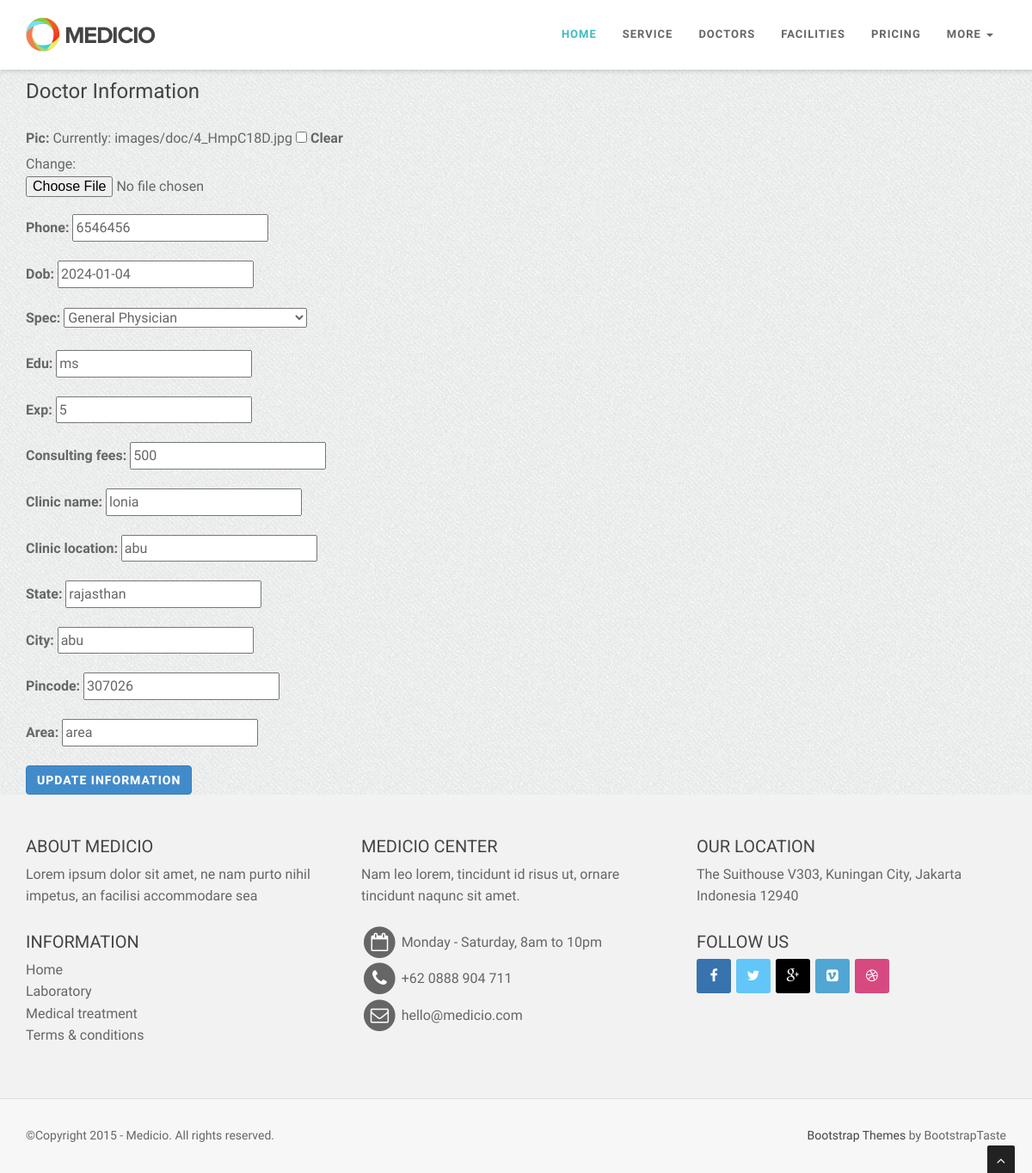
The app's page /draccount/ (signed in) with its own data.
### doctor/models.py (models this page shows, shortened)
class Doctor(models.Model):
    user = models.ForeignKey(User, on_delete=models.DO_NOTHING, null=True, blank=True)
    pic = models.ImageField(upload_to='images/doc', blank=True, null=True)
    phone = models.IntegerField(blank=True, null=True)
    number_verified = models.BooleanField(default=False)
    dob = models.DateField(blank=True, null=True)
    spec = models.ForeignKey(Specilization, on_delete=models.DO_NOTHING, null=True, blank=True)
    edu = models.CharField(max_length=40)
    exp = models.IntegerField()
    consulting_fees = models.IntegerField()
    clinic_name = models.CharField(max_length=200, blank=True, null=True)
    clinic_location = models.CharField(max_length=200, blank=True, null=True)
    state = models.CharField(max_length=200, blank=True, null=True)
    city = models.CharField(max_length=200, blank=True, null=True)
    pincode = models.IntegerField(blank=True, null=True)
    area = models.CharField(max_length=200, blank=True, null=True)

### doctor/views.py (the view)
# urls.py: path('draccount/', drAccount, name='drAccount'),
@login_required
def drAccount(request):
    try:
        user_obj = User.objects.get(username=request.user)
        doctor_profile = Doctor.objects.get(user=user_obj.id)
    except Doctor.DoesNotExist:
        doctor_profile = Doctor(user=user_obj)
    if request.method == 'POST':
        form = DoctorProfileForm(request.POST, request.FILES, instance=doctor_profile)
        if form.is_valid():
            form.save()
            return redirect('home')
    else:
        form = DoctorProfileForm(instance=doctor_profile)
    context = {
        'form': form,
    }
    return render(request, 'doctor/account.html', context)

### doctor/forms.py
class DoctorProfileForm(forms.ModelForm):
    class Meta:
        model = Doctor
        exclude = ['user','number_verified']

### doctor/models.py (called while the page is built)
    def __str__(self):
        return self.specs

### doctor/templates/doctor/account.html (shortened to what this page needs)
{% extends 'main.html' %}
{% load static %}
{% block content %}
<div class="container">
    <h1>k</h1>
    <br>
    <div class="row mt-5">
        <div class="col-md-12">
            <div class="card">
                <div class="card-body">
                    <h5 class="card-title">Doctor Information</h5>
                    <form method="post" action="" enctype="multipart/form-data">
                        {{ form.as_p }}
                        <button type="submit" class="btn btn-primary">Update Information</button>
                    </form>
                </div>
            </div>
        </div>
    </div>
</div>
{% endblock content %}

### templates/main.html (shortened to what this page needs)
{% load static %}
<!DOCTYPE html>
<html lang="en">
<head>
    <link href="{% static 'css/bootstrap.min.css'%}" rel="stylesheet" type="text/css">
    <link href="{% static 'font-awesome/css/font-awesome.min.css'%}" rel="stylesheet" type="text/css" />
	<link rel="stylesheet" type="text/css" href="{% static 'plugins/cubeportfolio/css/cubeportfolio.min.css'%}">
	<link href="{% static 'css/nivo-lightbox.css'%}" rel="stylesheet" />
	<link href="{% static 'css/nivo-lightbox-theme/default/default.css'%}" rel="stylesheet" type="text/css" />
	<link href="{% static 'css/owl.carousel.css'%}" rel="stylesheet" media="screen" />
    <link href="{% static 'css/owl.theme.css'%}" rel="stylesheet" media="screen" />
	<link href="{% static 'css/animate.css'%}" rel="stylesheet" />
    <link href="{% static 'css/style.css'%}" rel="stylesheet">
	<link id="bodybg" href="{% static 'bodybg/bg1.css'%}" rel="stylesheet" type="text/css" />
	<link id="t-colors" href="{% static 'color/default.css'%}" rel="stylesheet">
</head>
<body id="page-top" data-spy="scroll" data-target=".navbar-custom">
<div id="wrapper">
	<section>
		<nav class="navbar navbar-custom navbar-fixed-top" role="navigation">
        <div class="container navigation">
            <div class="navbar-header page-scroll">
                <a class="navbar-brand" href="index.html">
                    <img src="{% static 'img/logo.png'%}" alt="" width="150" height="40" />
                </a>
            </div>
            <div class="collapse navbar-collapse navbar-right navbar-main-collapse">
			  <ul class="nav navbar-nav">
				<li class="active"><a href="#intro">Home</a></li>
				<li><a href="#service">Service</a></li>
				<li><a href="#doctor">Doctors</a></li>
				<li><a href="#facilities">Facilities</a></li>
				<li><a href="#pricing">Pricing</a></li>
				<li class="dropdown">
				  <a href="#" class="dropdown-toggle" data-toggle="dropdown">More <b class="caret"></b></a>
				</li>
			  </ul>
            </div>
        </div>
    	</nav>
	</section>
    <section>
		{% block content %}
		{% endblock content %}
	</section>
	<footer>
		<div class="container">
			<div class="row">
				<div class="col-sm-6 col-md-4">
					<div class="wow fadeInDown" data-wow-delay="0.1s">
					<div class="widget">
						<h5>About Medicio</h5>
						<p>
						Lorem ipsum dolor sit amet, ne nam purto nihil impetus, an facilisi accommodare sea
						</p>
					</div>
					</div>
					<div class="wow fadeInDown" data-wow-delay="0.1s">
					<div class="widget">
						<h5>Information</h5>
						<ul>
							<li><a href="#">Home</a></li>
							<li><a href="#">Laboratory</a></li>
							<li><a href="#">Medical treatment</a></li>
							<li><a href="#">Terms & conditions</a></li>
						</ul>
					</div>
					</div>
				</div>
				<div class="col-sm-6 col-md-4">
					<div class="wow fadeInDown" data-wow-delay="0.1s">
					<div class="widget">
						<h5>Medicio center</h5>
						<p>
						Nam leo lorem, tincidunt id risus ut, ornare tincidunt naqunc sit amet.
						</p>
						<ul>
							<li>
								<span class="fa-stack fa-lg">
									<i class="fa fa-circle fa-stack-2x"></i>
									<i class="fa fa-calendar-o fa-stack-1x fa-inverse"></i>
								</span> Monday - Saturday, 8am to 10pm
							</li>
							<li>
								<span class="fa-stack fa-lg">
									<i class="fa fa-circle fa-stack-2x"></i>
									<i class="fa fa-phone fa-stack-1x fa-inverse"></i>
								</span> +62 0888 904 711
							</li>
							<li>
								<span class="fa-stack fa-lg">
									<i class="fa fa-circle fa-stack-2x"></i>
									<i class="fa fa-envelope-o fa-stack-1x fa-inverse"></i>
								</span> hello@medicio.com
							</li>
						</ul>
					</div>
					</div>
				</div>
				<div class="col-sm-6 col-md-4">
					<div class="wow fadeInDown" data-wow-delay="0.1s">
					<div class="widget">
						<h5>Our location</h5>
						<p>The Suithouse V303, Kuningan City, Jakarta Indonesia 12940</p>
					</div>
					</div>
					<div class="wow fadeInDown" data-wow-delay="0.1s">
					<div class="widget">
						<h5>Follow us</h5>
						<ul class="company-social">
								<li class="social-facebook"><a href="#"><i class="fa fa-facebook"></i></a></li>
								<li class="social-twitter"><a href="#"><i class="fa fa-twitter"></i></a></li>
								<li class="social-google"><a href="#"><i class="fa fa-google-plus"></i></a></li>
								<li class="social-vimeo"><a href="#"><i class="fa fa-vimeo-square"></i></a></li>
								<li class="social-dribble"><a href="#"><i class="fa fa-dribbble"></i></a></li>
						</ul>
					</div>
					</div>
				</div>
			</div>
		</div>
		<div class="sub-footer">
		<div class="container">
			<div class="row">
				<div class="col-sm-6 col-md-6 col-lg-6">
					<div class="wow fadeInLeft" data-wow-delay="0.1s">
					<div class="text-left">
					<p>&copy;Copyright 2015 - Medicio. All rights reserved.</p>
					</div>
					</div>
				</div>
				<div class="col-sm-6 col-md-6 col-lg-6">
					<div class="wow fadeInRight" data-wow-delay="0.1s">
					<div class="text-right">
						<p><a href="http://bootstraptaste.com/">Bootstrap Themes</a> by BootstrapTaste</p>
					</div>
					</div>
				</div>
			</div>
		</div>
		</div>
	</footer>
</div>
<a href="#" class="scrollup"><i class="fa fa-angle-up active"></i></a>
</body>
</html>

### static/css/style.css (style rules this page uses)
body { width: 100%; height: 100%; font-family: 'Open Sans', sans-serif; font-weight: 300; color: #666; background-color: #ddd; font-size: 16px; line-height: 1.6em; }
html { width: 100%; height: 100%; }
label, input, button, select, textarea { font-family: 'Open Sans', sans-serif; font-size: inherit; line-height: inherit; }
h1 { font-size: 38px; }
h5 { font-size: 24px; }
h1, h2, h3, h4, h5, h6 { margin: 0 0 30px; font-family: 'Roboto', sans-serif; font-weight: 400; color: #444; line-height: 1em; }
p { margin: 0 0 20px; }
a { color: #666; -webkit-transition: all .2s ease-in-out; -moz-transition: all .2s ease-in-out; transition: all .2s ease-in-out; }
.navbar-brand { padding-top: 15px; margin-top: 5px; padding-bottom: 0; }
.navbar.navbar-custom { width: inherit; margin: 0 auto; padding-bottom:0; box-shadow: 0 0 3px rgba(0,0,0,0.12); box-shadow: 0 1px 6px rgba(0,0,0,.2); -webkit-box-shadow: 0 1px 6px rgba(0,0,0,.2); -moz-box-shadow: 0 1px 6px rgba(0,0,0,.2); -o-box-shadow: 0 1px 6px rgba(0,0,0,.2); }
.navbar.navbar-custom .navigation { padding-bottom: 15px; }
.navbar { margin-bottom: 0; border-bottom: 1px solid rgba(255,255,255,.3); }
.navbar-brand { font-weight: 700; }
.navbar.navbar-custom.navbar-fixed-top { background: #fff; }
.navbar.navbar-custom { padding-top: 0; }
.navbar.navbar-custom ul.nav.navbar-nav { margin-top: 15px; -webkit-transition: all .4s ease-in-out; -moz-transition: all .4s ease-in-out; transition: all .4s ease-in-out; }
.navbar-custom ul.nav li a { font-size: 13px; letter-spacing: 1px; color: #666; text-transform: uppercase; font-weight: 700; background: transparent; }
.navbar-custom.navbar-fixed-top .nav li a:hover, .navbar-custom.navbar-fixed-top .nav li a:focus, .navbar-custom.navbar-fixed-top .nav li.active a, .navbar-custom.navbar-fixed-top .nav li.active { outline: 0; background: none; }
.company-social { margin-left: 0; padding-left: 0; margin-top: 10px; }
.company-social { text-align: left; list-style: none; }
.company-social li { margin:0; padding:0; display: inline-block; }
.company-social a { margin:0 2px 0 0; }
.company-social a i { width: 40px; height: 40px; line-height: 40px; text-align: center; color: #fff; -webkit-transition: background .3s ease-in-out; transition: background .3s ease-in-out; text-align: center; border-radius: 3px; padding:0; }
.company-social .social-facebook a i { background: #3873ae; }
.company-social .social-twitter a i { background: #62c6f8; }
.company-social .social-dribble a i { background: #d74980; }
.company-social .social-google a i { background: #000; }
.company-social .social-vimeo a i { background: #51a6d3; }
.widget ul { list-style: none; margin-left:0; padding-left:0; }
footer { background-color: #f2f2f2; }
footer { padding: 50px 0 0; }
footer .widget { margin-bottom: 30px; }
footer .widget h5 { font-size: 20px; margin-bottom: 10px; text-transform: uppercase; }
.sub-footer { margin-top: 30px; background-color: #f7f7f7; border-top: 1px solid #ddd; padding: 30px 0 10px; }
.sub-footer a { color: #444; }
footer .sub-footer p { font-size: 14px; }
.scrollup { position:fixed; width:32px; height:32px; bottom:0px; right:20px; background: #222; -webkit-border-radius: 2px 2px 0 0; -moz-border-radius: 2px 2px 0 0; border-radius: 2px 2px 0 0; }
a.scrollup { outline:0; text-align: center; }
a.scrollup i { margin-top: 10px; color: #fff; }
.btn { position: relative; display: inline-block; outline: none; color: #fff; text-decoration: none; text-transform: uppercase; letter-spacing: 1px; font-weight: 400; text-shadow: 0 0 1px rgba(255,255,255,0.3); font-size: 14px; font-weight: 700; }

### static/bodybg/bg1.css (style rules this page uses)
body { background: url(../img/bodybg/bg1.png) repeat left top; }

### static/color/default.css (style rules this page uses)
.navbar-custom.top-nav-collapse .nav li a:hover, .navbar-custom .nav li a:hover, .navbar-custom .nav li.active a,.navbar-custom.top-nav-collapse .nav li.active a { color: #3fbbc0; }

### records on screen
Doctor: phone "6546456", dob "2024-01-04", spec "General Physician", edu "ms", exp "5", consulting_fees "500", clinic_name "lonia", clinic_location "abu", state "rajasthan", city "abu", pincode "307026", area "area"
